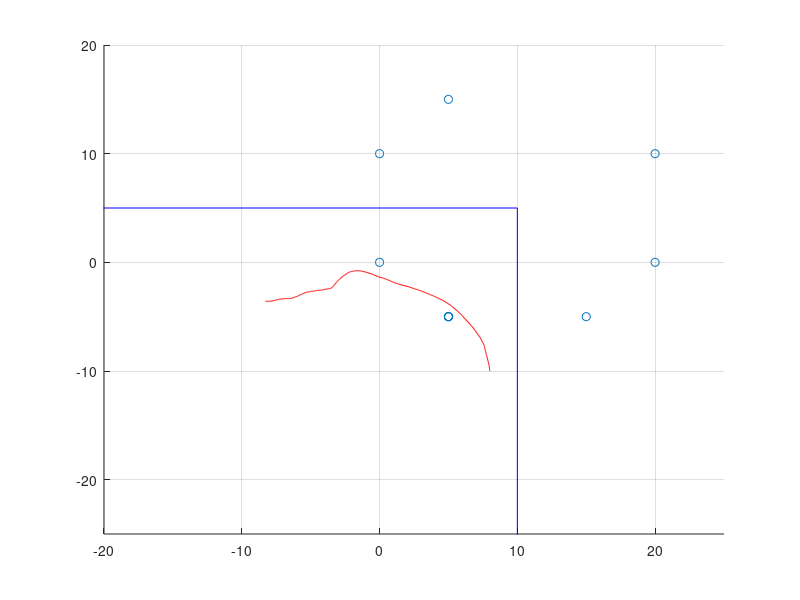

Here is the MATLAB script that generated this plot: (Note: this script raises an error after producing the figure.)
clear all; close all; clc;
f=12.5;   % frequency hz
dt=1/f; % period s
T=30;   % exp time s
N=floor(T/dt);

fov=30;

bs=[0;0];
vt1=[0;10;0];
vt2=[20;0;0];
vt3=[5;-5;5*sqrt(2)];
vt4=[20;10;0];
vt5=[5;15;5*sqrt(2)];
vt6=[15;-5;5*sqrt(2)];
vt7=[5;-5;5*sqrt(10)];
vt8=[5;-5;5*sqrt(10)];

ax=0.5; ay=ax;    % acceleration for each direction m/s^2
pos_init=[8;-10]; % initial position m
v_init=[0;1]/sqrt(1);   % initial velocity m/s

toarmse=0.3; % m
toalosrmse=0.05; % m
aoarmse=4*pi/180;   % rad
aoalosrmse=2*pi/180;
bias=0.3;
R=diag([toarmse^2,aoarmse^2]);

x=zeros(5,N);
x(:,1)=[pos_init;v_init;0.3];
A=eye(5);
A(1,3)=dt;
A(2,4)=dt;
B=[0.5*dt^2, 0;
    0, 0.5*dt^2;
    dt, 0;
    0, dt;
    0, 0];

% add dependencies
addpath('VT_datagen_dependencies');
%% groundtruth gen
for montecarlo=3:10
    flag=0;
    while (flag~=1)
        a=[normrnd(0,1,1,N)*ax;normrnd(0,1,1,N)*ay];
        for i=2:N
            x(:,i)=A*x(:,i-1)+B*a(:,i);
            if or(x(2,i)>5,x(1,i)>10)
                flag=0;
                break;
            end
            if(i==N)
                flag=1;
            end
        end
    end
    gtPose=[[0:0.08:29.92]',x'];
    %% plot
    h=figure();
    grid on;
    hold on;
    xlim([-20,25]);
    ylim([-25,20]);
    scatter([bs(1);vt1(1);vt2(1);vt3(1);vt4(1);vt5(1);vt6(1);vt7(1);vt8(1)],...
    [bs(2);vt1(2);vt2(2);vt3(2);vt4(2);vt5(2);vt6(2);vt7(2);vt8(2)]);
    plot(x(1,:),x(2,:),'r');
    plot([-100,10,10],[5,5,-100],'b');

    %% measurement gen
    lambda = 0.02; % expectation of the Poisson distribution
    P_D=0.95;      % probability of detection

    bsmeas=zeros(2,N);  % 先toa后dod最后aoa
    vt1meas=zeros(3,N);
    vt2meas=zeros(3,N);
    vt3meas=zeros(3,N);
    vt4meas=zeros(3,N);
    vt5meas=zeros(3,N);
    vt6meas=zeros(3,N);
    vt7meas=zeros(3,N);
    vt8meas=zeros(3,N);

    
    bsmeascpp=zeros(2,N);  % 先toa后aoa
    vt1meascpp=zeros(2,N);
    vt2meascpp=zeros(2,N);
    vt3meascpp=zeros(2,N);
    vt4meascpp=zeros(2,N);
    vt5meascpp=zeros(2,N);
    vt6meascpp=zeros(2,N);
    vt7meascpp=zeros(2,N);
    vt8meascpp=zeros(2,N);
    
    bsmeasoriginal=zeros(3,N);  % 先toa后dod最后aoa
    vt1measoriginal=zeros(3,N);
    vt2measoriginal=zeros(3,N);
    vt3measoriginal=zeros(3,N);
    vt4measoriginal=zeros(3,N);
    vt5measoriginal=zeros(3,N);
    vt6measoriginal=zeros(3,N);
    vt7measoriginal=zeros(3,N);
    vt8measoriginal=zeros(3,N);

    bsmeascpporiginal=zeros(2,N);  % 先toa后aoa
    vt1meascpporiginal=zeros(2,N);
    vt2meascpporiginal=zeros(2,N);
    vt3meascpporiginal=zeros(2,N);
    vt4meascpporiginal=zeros(2,N);
    vt5meascpporiginal=zeros(2,N);
    vt6meascpporiginal=zeros(2,N);
    vt7meascpporiginal=zeros(2,N);
    vt8meascpporiginal=zeros(2,N);

    gtPosetrans=gtPose';
    for i=1:N
        alpha=GetAngle(x(3:4,i),[0;0]);
        bsmeasoriginal(:,i)=[norm(x(1:2,i)-bs)+bias;getAOD([0;0;0],x(:,i),[0;0;0],'LOS');getAOA([0;0;0],x(:,i),[0;0;0],'LOS',alpha)'];
        vt1measoriginal(:,i)=[norm(x(1:2,i)-vt1(1:2))+vt1(3)+bias;getAOD([0;0;0],x(:,i),vt1,'VA');getAOA([0;0;0],x(:,i),vt1,'VA',alpha)'];
        vt2measoriginal(:,i)=[norm(x(1:2,i)-vt2(1:2))+vt2(3)+bias;getAOD([0;0;0],x(:,i),vt2,'VA')';getAOA([0;0;0],x(:,i),vt2,'VA',alpha)'];
        vt3measoriginal(:,i)=[norm(x(1:2,i)-vt3(1:2))+vt3(3)+bias;getAOD([0;0;0],x(:,i),vt3,'SP')';getAOA([0;0;0],x(:,i),vt3,'SP',alpha)'];
        vt4measoriginal(:,i)=[norm(x(1:2,i)-vt4(1:2))+vt4(3)+bias;getAOD([0;0;0],x(:,i),vt4,'VA')';getAOA([0;0;0],x(:,i),vt4,'VA',alpha)'];
        vt5measoriginal(:,i)=[norm(x(1:2,i)-vt5(1:2))+vt5(3)+bias;getAOD([0;0;0],x(:,i),vt3,'SP');getAOA([0;0;0],x(:,i),vt5,'SP',alpha)'];
        vt6measoriginal(:,i)=[norm(x(1:2,i)-vt6(1:2))+vt6(3)+bias;getAOD([0;0;0],x(:,i),vt3,'SP')';getAOA([0;0;0],x(:,i),vt6,'SP',alpha)'];
        vt7measoriginal(:,i)=[norm(x(1:2,i)-vt7(1:2))+vt7(3)+bias;getAOD([0;0;0],x(:,i),vt5,'SP')';getAOA([0;0;0],x(:,i),vt7,'SP',alpha)'];
        vt8measoriginal(:,i)=[norm(x(1:2,i)-vt8(1:2))+vt8(3)+bias;getAOD([0;0;0],x(:,i),vt6,'SP')';getAOA([0;0;0],x(:,i),vt8,'SP',alpha)'];
        
        bsmeascpporiginal(:,i)=[norm(gtPosetrans(2:3,i)-bs)+bias;GetAngle([0,0],gtPosetrans(2:3,i))];
        vt1meascpporiginal(:,i)=[norm(gtPosetrans(2:3,i)-vt1(1:2))+vt1(3)+bias;GetAngle(vt1(1:2),gtPosetrans(2:3,i))];
        vt2meascpporiginal(:,i)=[norm(gtPosetrans(2:3,i)-vt2(1:2))+vt2(3)+bias;GetAngle(vt2(1:2),gtPosetrans(2:3,i))];
        vt3meascpporiginal(:,i)=[norm(gtPosetrans(2:3,i)-vt3(1:2))+vt3(3)+bias;GetAngle(vt3(1:2),gtPosetrans(2:3,i))];
        vt4meascpporiginal(:,i)=[norm(gtPosetrans(2:3,i)-vt4(1:2))+vt4(3)+bias;GetAngle(vt4(1:2),gtPosetrans(2:3,i))];
        vt5meascpporiginal(:,i)=[norm(gtPosetrans(2:3,i)-vt5(1:2))+vt5(3)+bias;GetAngle(vt5(1:2),gtPosetrans(2:3,i))];
        vt6meascpporiginal(:,i)=[norm(gtPosetrans(2:3,i)-vt6(1:2))+vt6(3)+bias;GetAngle(vt6(1:2),gtPosetrans(2:3,i))];
        vt7meascpporiginal(:,i)=[norm(gtPosetrans(2:3,i)-vt7(1:2))+vt7(3)+bias;GetAngle(vt7(1:2),gtPosetrans(2:3,i))];
        vt8meascpporiginal(:,i)=[norm(gtPosetrans(2:3,i)-vt8(1:2))+vt8(3)+bias;GetAngle(vt8(1:2),gtPosetrans(2:3,i))];
    end
    
    for count=1:10
        % white noise addup
        bsnoise=[randn(1,N)*toalosrmse;randn(1,N)*aoalosrmse;randn(1,N)*aoalosrmse];
        vt1noise=[randn(1,N)*toarmse;randn(1,N)*aoarmse;randn(1,N)*aoarmse];
        vt2noise=[randn(1,N)*toarmse;randn(1,N)*aoarmse;randn(1,N)*aoarmse];
        vt3noise=[randn(1,N)*toarmse;randn(1,N)*aoarmse;randn(1,N)*aoarmse];
        vt4noise=[randn(1,N)*toarmse;randn(1,N)*aoarmse;randn(1,N)*aoarmse];
        vt5noise=[randn(1,N)*toarmse;randn(1,N)*aoarmse;randn(1,N)*aoarmse];
        vt6noise=[randn(1,N)*toarmse;randn(1,N)*aoarmse;randn(1,N)*aoarmse];
        vt7noise=[randn(1,N)*toarmse;randn(1,N)*aoarmse;randn(1,N)*aoarmse];
        vt8noise=[randn(1,N)*toarmse;randn(1,N)*aoarmse;randn(1,N)*aoarmse];

        bsmeas=bsmeasoriginal+bsnoise;
        vt1meas=vt1measoriginal+vt1noise;
        vt2meas=vt2measoriginal+vt2noise;
        vt3meas=vt3measoriginal+vt3noise;
        vt4meas=vt4measoriginal+vt4noise;
        vt5meas=vt5measoriginal+vt5noise;
        vt6meas=vt6measoriginal+vt6noise;
        vt7meas=vt7measoriginal+vt7noise;
        vt8meas=vt8measoriginal+vt8noise;
        
        bsmeascpp=bsmeascpporiginal+bsnoise([1,3],:);
        vt1meascpp=vt1meascpporiginal+vt1noise([1,3],:);
        vt2meascpp=vt2meascpporiginal+vt2noise([1,3],:);
        vt3meascpp=vt3meascpporiginal+vt3noise([1,3],:);
        vt4meascpp=vt4meascpporiginal+vt4noise([1,3],:);
        vt5meascpp=vt5meascpporiginal+vt5noise([1,3],:);
        vt6meascpp=vt6meascpporiginal+vt6noise([1,3],:);
        vt7meascpp=vt7meascpporiginal+vt7noise([1,3],:);
        vt8meascpp=vt8meascpporiginal+vt8noise([1,3],:);

        bsmeascpp(2,:)=normalizeAngles(bsmeascpp(2,:));
        vt1meascpp(2,:)=normalizeAngles(vt1meascpp(2,:));
        vt2meascpp(2,:)=normalizeAngles(vt2meascpp(2,:));
        vt3meascpp(2,:)=normalizeAngles(vt3meascpp(2,:));
        vt4meascpp(2,:)=normalizeAngles(vt4meascpp(2,:));
        vt5meascpp(2,:)=normalizeAngles(vt5meascpp(2,:));
        vt6meascpp(2,:)=normalizeAngles(vt6meascpp(2,:));
        vt7meascpp(2,:)=normalizeAngles(vt7meascpp(2,:));
        vt8meascpp(2,:)=normalizeAngles(vt8meascpp(2,:));

        bsmeascpp(1,:)=normalizeRanges(bsmeascpp(1,:));
        vt1meascpp(1,:)=normalizeRanges(vt1meascpp(1,:));
        vt2meascpp(1,:)=normalizeRanges(vt2meascpp(1,:));
        vt3meascpp(1,:)=normalizeRanges(vt3meascpp(1,:));
        vt4meascpp(1,:)=normalizeRanges(vt4meascpp(1,:));
        vt5meascpp(1,:)=normalizeRanges(vt5meascpp(1,:));
        vt6meascpp(1,:)=normalizeRanges(vt6meascpp(1,:));
        vt7meascpp(1,:)=normalizeRanges(vt7meascpp(1,:));
        vt8meascpp(1,:)=normalizeRanges(vt8meascpp(1,:));

        h1=figure();
        hold on;
        plot(vt1meascpp(1,:));
        plot(vt2meascpp(1,:));
        plot(vt3meascpp(1,:));
        plot(vt4meascpp(1,:));
        plot(vt5meascpp(1,:));
        plot(vt6meascpp(1,:));
        plot(vt7meascpp(1,:));
        plot(vt8meascpp(1,:));

        %% code from GenData
        % hyper parameter.
        parameter.N=N;
        parameter.T=T;
        parameter.dT=parameter.T/parameter.N;

        sigma.DOA_az = aoarmse; 
        sigma.DOA_el = 0.00001; 
        sigma.DOD_az = aoarmse; 
        sigma.DOD_el = 0.00001; 
        sigma.TOA = toarmse; 
        % [TOA, DODaz, DODel, DOAaz, DOAel]
        measurementCovariance = diag([sigma.TOA^2,sigma.DOD_az^2,sigma.DOD_el^2,sigma.DOA_az^2,sigma.DOA_el^2]);

        % 为了适应matlab代码格式
        % para
        para.save = 1; % 1) save;
        para.MC = 10; % # Monte Carlo run
        para.TIME = parameter.N; % # time evolution (para.TIME = 2*pi/Vel_rot.ini/para.t_du)
        para.t_du = parameter.dT; % time duration
        para.N_vehicle = 1; % number of vehicles
        para.N_VA = 3; % # number of VAs
        para.N_SP = 5;  % # number of SPs
        para.SPVisibilityRadius=fov; % FoV for SP, [m]
        para.Rmax = 100; % maximum distance range, [m]
        
        para.lambda = lambda; % expectation of the Poisson distribution
        para.P_D=P_D;      % probability of detection
        
        
        % units: [x m; y m; z m; theta rad; v m/s; theta dot rad/s; B m]^2 

        % process noise: to be modified

        para.ax=ax;
        para.ay=ay;
        para.ProcessNoiseCovariance=[];     % inaccurate expression
        para.InitialState = [x(1:2,1)',0,GetAngle(x(3:4,1),[0;0]),norm(x(3:4,1)),0,0];

        % Channel
        Channel.Values = zeros(5,para.N_VA+para.N_SP+1,para.TIME); % ordered: TOA, DOD(az,el) DOA(az,el)
        Channel.Labels=['TOA ' ' DODaz' ' DODel' ' DOAaz' ' DOAel'];
        Channel.Visible.TOT= ones(para.N_VA+para.N_SP+1,para.TIME,para.N_vehicle);  % 0 or 1
        Channel.Visible.LOS= ones(1,para.TIME,para.N_vehicle);  % 0 or 1
        Channel.Visible.VA= ones(para.N_VA,para.TIME,para.N_vehicle);  % 0 or 1
        Channel.Visible.SP= ones(para.N_SP,para.TIME,para.N_vehicle);  % 0 or 1
        Channel.Clutter=[];

        % state translate
        % units: [x m; y m; z m; theta rad; v m/s; theta dot rad/s; B m]
        state=[x(1:2,:);zeros(1,parameter.N);zeros(1,parameter.N);sqrt(x(3,:).^2+x(4,:).^2);zeros(1,parameter.N);zeros(1,parameter.N)];
        for i=1:para.TIME
            state(4,i)=GetAngle(x(3:4,i),[0;0]);
        end

        % [TOA, DODaz, DODel, DOAaz, DOAel]
        for i=1:para.TIME
            Channel.Values(:,1,i)=[bsmeas(1,i);bsmeas(2,i);0;bsmeas(3,i);0];

            Channel.Values(:,2,i)=[vt1meas(1,i);vt1meas(2,i);0;vt1meas(3,i);0];

            Channel.Values(:,3,i)=[vt2meas(1,i);vt2meas(2,i);0;vt2meas(3,i);0];
            Channel.Values(:,4,i)=[vt3meas(1,i);vt3meas(2,i);0;vt3meas(3,i);0];
            Channel.Values(:,5,i)=[vt4meas(1,i);vt4meas(2,i);0;vt4meas(3,i);0];
            Channel.Values(:,6,i)=[vt5meas(1,i);vt5meas(2,i);0;vt5meas(3,i);0];
            Channel.Values(:,7,i)=[vt6meas(1,i);vt6meas(2,i);0;vt6meas(3,i);0];
            Channel.Values(:,8,i)=[vt7meas(1,i);vt7meas(2,i);0;vt7meas(3,i);0];
            Channel.Values(:,9,i)=[vt8meas(1,i);vt8meas(2,i);0;vt8meas(3,i);0];
            countall=-1;
            if i<=para.TIME/5
                v.Time(i).measurement(:,1)=Channel.Values(:,1,i);
                v.Time(i).measurement(:,2)=Channel.Values(:,2,i);
                v.Time(i).measurement(:,3)=Channel.Values(:,3,i);
                v.Time(i).measurement(:,4)=Channel.Values(:,4,i);
                v.Time(i).measurement(:,5)=Channel.Values(:,5,i);
                v.Time(i).measurement(:,6)=Channel.Values(:,6,i);
                v.Time(i).measurement(:,7)=Channel.Values(:,7,i);
                v.Time(i).measurement(:,8)=Channel.Values(:,8,i);
                v.Time(i).measurement(:,9)=Channel.Values(:,9,i);
                countall=9;
            else
                Channel.Visible.LOS(1,i)=0;
                Channel.Visible.TOT(1,i)=0;
                v.Time(i).measurement(:,1)=Channel.Values(:,2,i);
                v.Time(i).measurement(:,2)=Channel.Values(:,3,i);
                v.Time(i).measurement(:,3)=Channel.Values(:,4,i);
                v.Time(i).measurement(:,4)=Channel.Values(:,5,i);
                v.Time(i).measurement(:,5)=Channel.Values(:,6,i);
                v.Time(i).measurement(:,6)=Channel.Values(:,7,i);
                v.Time(i).measurement(:,7)=Channel.Values(:,8,i);
                v.Time(i).measurement(:,8)=Channel.Values(:,9,i);
                countall=8;
            end

            N_clutter = poissrnd(para.lambda,1);
            Channel.Clutter(i).vehicle(1).visible = N_clutter;
            
            if N_clutter > 0
                for m = 1:N_clutter
                    countall=countall+1;
                    Channel.Clutter(i).vehicle(1).measurement(:,m) = [para.Rmax*rand; 2*pi*rand; 0; 2*pi*rand; 0];
                    cluttertemp(i).measurement(:,m)=[Channel.Clutter(i).vehicle(1).measurement(1,m),angcali(Channel.Clutter(i).vehicle(1).measurement(4,m)+state(4,i))];
                    v.Time(i).measurement(:,countall)=Channel.Clutter(i).vehicle(1).measurement(:,m);
                end
            end

            v.Time(i).measurement=transpose(v.Time(i).measurement);
        end
        % units: [x m; y m; z m; theta rad; v m/s; theta dot rad/s; B m]^2 
        BS.pos=[0;0;0];
        VA(1).pos=[0; 10; 0];
        VA(2).pos=[40; 0; 0];
        VA(3).pos=[40;10; 0];
        SP(1).pos=[5; -5; 0];
        SP(2).pos=[5; 15; 0];
        SP(3).pos=[15; -5; 0];
        SP(4).pos=[5; -5; 0];
        SP(5).pos=[5; -5; 0];

        if para.save ==1
            mkdir(['FinalData/Meas_',num2str(montecarlo)]);
            Sp = ['FinalData/Meas_',num2str(montecarlo),'/measurement_',num2str(count),'_' num2str(para.TIME)];
            filepath = Sp;
            save(filepath, 'state', 'para', 'BS', 'VA', 'SP', 'Channel', 'v', 'measurementCovariance')
            
            vtmeasurements=cell({vt1meascpp,vt2meascpp,vt3meascpp,vt4meascpp,vt5meascpp,vt6meascpp,vt7meascpp,vt8meascpp});
            % saving
            meas_complete=cell(N,1);

            N_clutter = poissrnd(lambda,1);

            for i=1:N
                meas_complete{i}=cell(0,1);
                mp = struct(OriginPosition = [gtPose(i,2:3), bias]);
                for j=1:8
                    if rand()<P_D && vtmeasurements{j}(1,i)<fov                
                        tempcell=cell(1,1);
                        tempcell{1,1}=objectDetection((i-1)*dt,vtmeasurements{j}(:,i),'MeasurementNoise',R,MeasurementParameters=mp);
                        meas_complete{i}=[meas_complete{i};tempcell];
                    end
                end

                for j=1:N_clutter
                    r_clutter=fov*rand();
                    b_clutter=2*pi*rand()-pi;
                    tempcell=cell(1,1);
                    tempcell{1,1}=objectDetection((i-1)*dt,[r_clutter;b_clutter],'MeasurementNoise',R,MeasurementParameters=mp);
                    meas_complete{i}=[meas_complete{i};tempcell];
                end
            end

            target=[vt1,vt2,vt3,vt4,vt5,vt6,vt7,vt8];
            save(['FinalData/Meas_',num2str(montecarlo),'/meas_',num2str(count),'_phd.mat'],'meas_complete','target','gtPose','bsmeascpp');
            print (h1, '-dpng', ['FinalData/Meas_',num2str(montecarlo),'/meas_',num2str(count),'.png']);
            close(h1);
        end
        print (h, '-dpng', ['FinalData/Meas_',num2str(montecarlo),'/gtTraj.png']);
        save( ['FinalData/Meas_' num2str(montecarlo) '/gtPose.mat'],'gtPose');
        clear parameter;
        clear Channel;
        clear v;
        
    end
end
